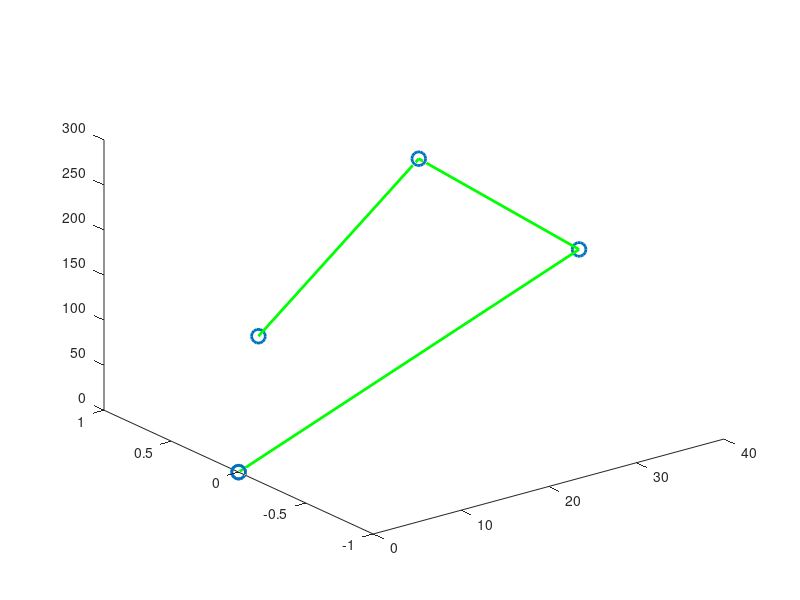

Here is the MATLAB script that generated this plot:
close all
clear all
d_1=150;
l_1=150;
l_2=150;
l_3=150;
phi=-pi/2;
theta_1 = 0; %input theta_1
theta_2 = 75*pi/180;
theta_3 = 22*pi/180;
theta_4 = 90*pi/180;
%---------------------------------------------------------
%plot the robot based on forward kinematics
%---------------------------------------------------------
% calcutatin the coordinates of joint centers and point P
O_1x=0;
O_1y=0;
O_1z=0;
O_2x=0;
O_2y=0;
O_2z=0;
O_3x=O_2x+l_1*cos(theta_2)*cos(theta_1);
O_3y=O_2y+l_1*cos(theta_2)*sin(theta_1);
O_3z=O_2z+l_1*sin(theta_2);
O_4x= O_3x+l_2*cos(theta_3+theta_2)*cos(theta_1);%complete this line
O_4y= O_3y+l_2*cos(theta_3+theta_2)*sin(theta_1);%complete this line
O_4z= O_3z+l_2*sin(theta_2+theta_3);%complete this line
Px= O_4x+l_3*sin(theta_4+theta_3+theta_2)*cos(theta_1);%complete this line
Py= O_4y+l_3*sin(theta_4+theta_3+theta_2)*sin(theta_1);%complete this line
Pz= O_4z+l_3*cos(theta_2+theta_3+theta_4);%complete this line
% plot the robot
XX=[O_1x O_2x O_3x O_4x Px];
YY=[O_1y O_2y O_3y O_4y Py];
ZZ=[O_1z O_2z O_3z O_4z Pz];
XXj=[O_1x O_2x O_3x O_4x Px];
YYj=[O_1y O_2y O_3y O_4y Py];
ZZj=[O_1z O_2z O_3z O_4z Pz];
plot3(XXj,YYj,ZZj,'o','LineWidth',2,'MarkerSize',10);
hold on;
plot3(XX,YY,ZZ, 'g','LineWidth',2);
hold off;
